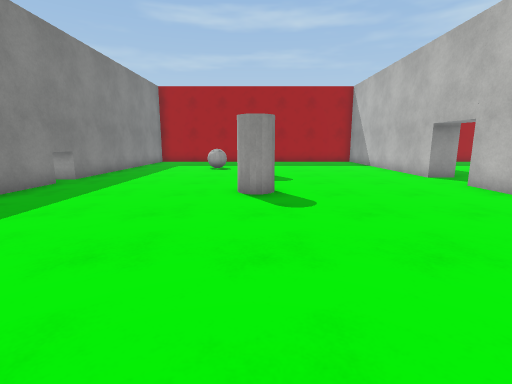
[1] (above)

16 first-person views from a walk through a 3-D level made in the Unity game engine. The camera is 1.3 m above the floor, tilts 10° down and sees 85° across. The floor is counted in squares, 1 m on a side. Each view is taken from the middle of a square. On the plan, view 1 faces up. The plan holds only what a view shows up to about 13 squares ahead; the rest is blank. The place goes on beyond the plan. The player character is not drawn. Surface patterns are stand-ins for the level's own textures.

[2]
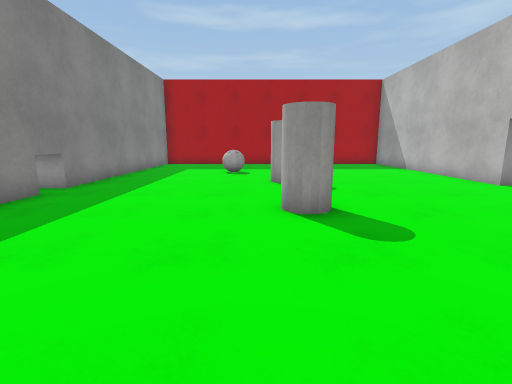

[3]
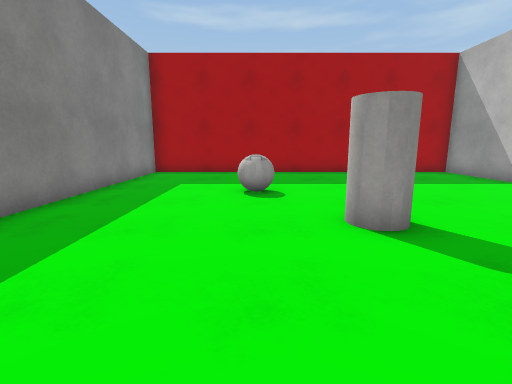

[4]
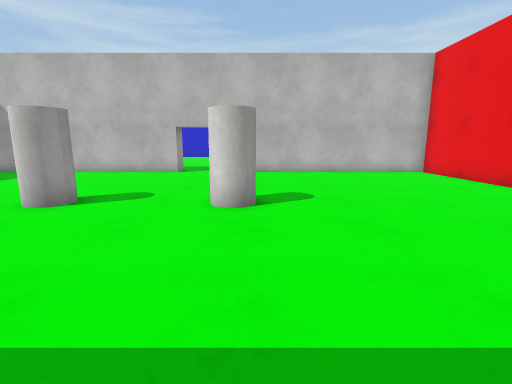

[5]
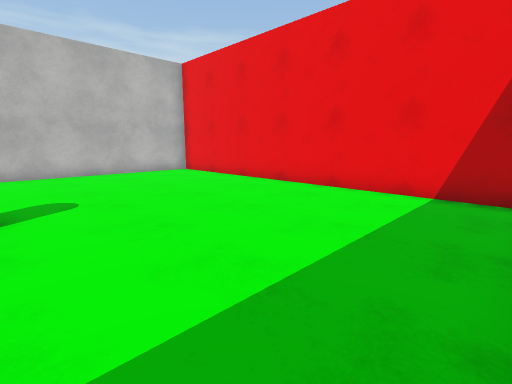

[6]
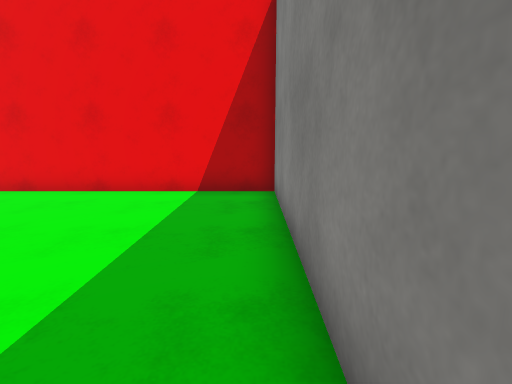

[7]
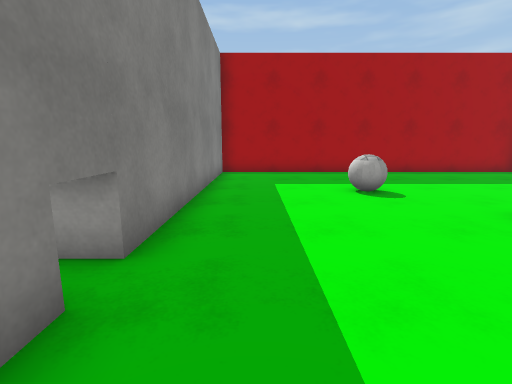

[8]
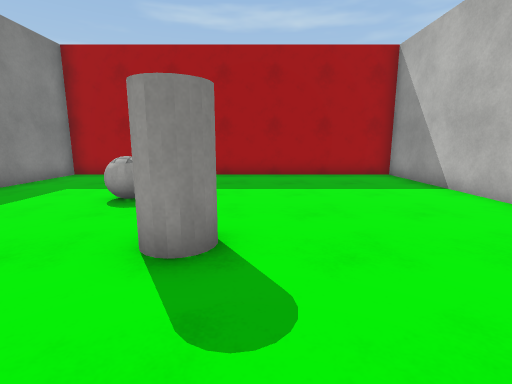

[9]
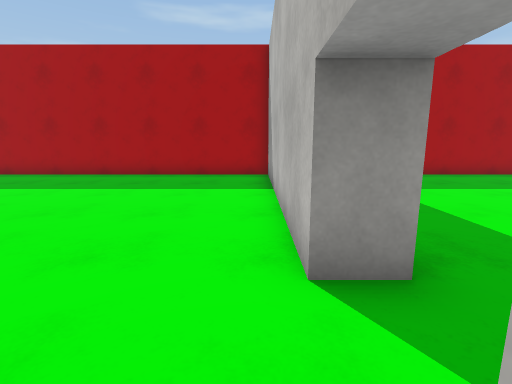

[10]
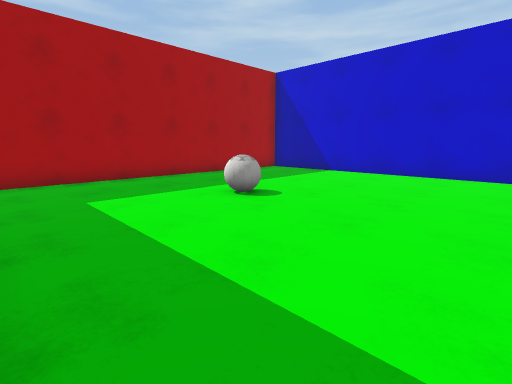

[11]
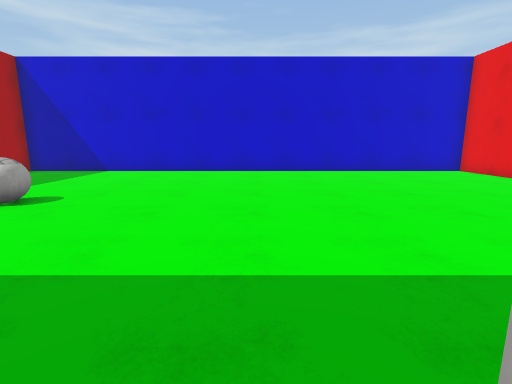

[12]
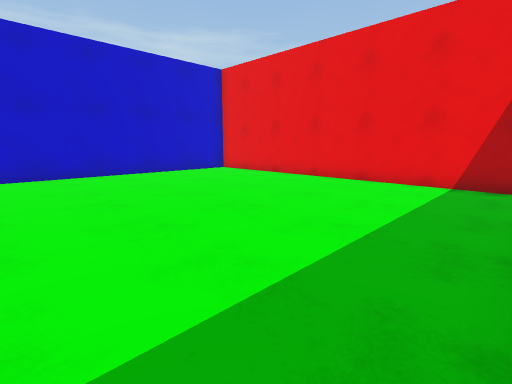

[13]
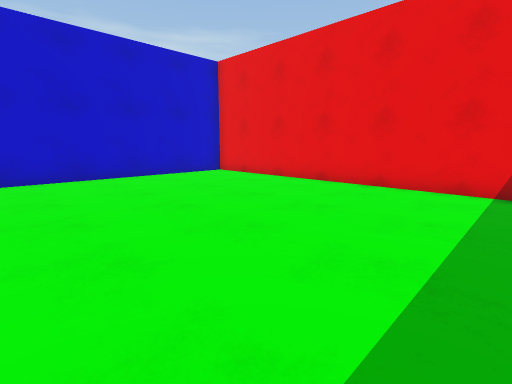

[14]
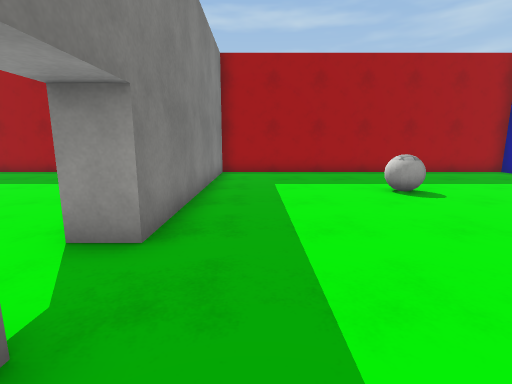

[15]
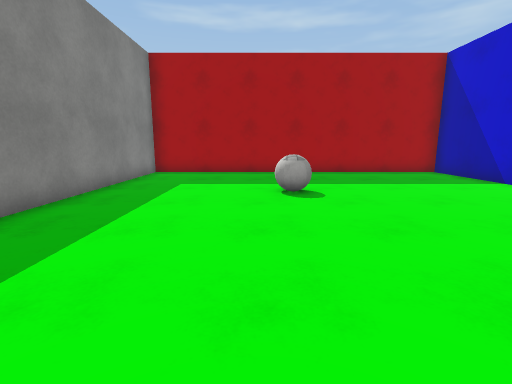

[16]
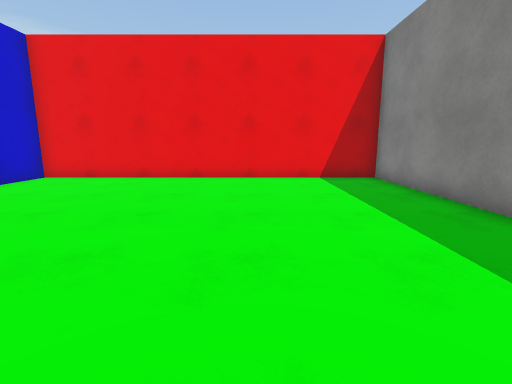

### Floor plan
Points are (right, up) in squares from view 1. A wall is a line through its corners. A room is listed if a view was taken in it or the views show most of it. See-through windows are left out.
Room 1 (views 1, 2, 3, 4, 5, 6, 7, 8, 9)
walls: (6.5, 10.5) (6.5, 19.5) (-6.5, 19.5) (-6.5, -0.5) (6.5, -0.5) (6.5, 8.5)
ways out: opening at (7, 9.5) to room 2
objects: ball (-2, 14) to (-2, 15); cylinder (0, 7) to (0, 8); cylinder (0, 11) to (0, 12)
Room 2 (views 10, 11, 12, 13, 14, 15, 16)
walls: (7.5, 5.2) (7.5, -0.5) (20, -0.5) (20, 19.5) (7.5, 19.5) (7.5, 10.5) (6.5, 10.5)
ways out: opening at (7, 9.5) to room 1
objects: ball (13, 14) to (13, 15)

Positions as (right, up) in squares from view 1, and headings:
1: (0, 0), facing up
2: (-1, 2), facing up
3: (-2, 7), facing up
4: (-6, 7), facing right
5: (-6, 7), facing down-right
6: (-6, 7), facing down
7: (-5, 7), facing up
8: (1, 8), facing up
9: (6, 8), facing up
10: (8, 9), facing up-right
11: (7, 9), facing right
12: (8, 9), facing down-right
13: (9, 8), facing down-right
14: (9, 7), facing up
15: (12, 7), facing up
16: (12, 10), facing down
